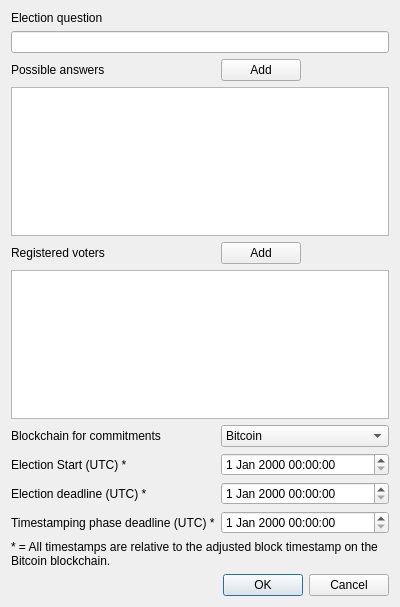
<?xml version="1.0" encoding="UTF-8"?>
<ui version="4.0">
 <class>CreateElectionDialog</class>
 <widget class="QDialog" name="CreateElectionDialog">
  <property name="geometry">
   <rect>
    <x>0</x>
    <y>0</y>
    <width>400</width>
    <height>607</height>
   </rect>
  </property>
  <property name="windowTitle">
   <string>Dialog</string>
  </property>
  <layout class="QFormLayout" name="formLayout">
   <property name="fieldGrowthPolicy">
    <enum>QFormLayout::AllNonFixedFieldsGrow</enum>
   </property>
   <item row="0" column="0">
    <widget class="QLabel" name="label">
     <property name="text">
      <string>Election question</string>
     </property>
    </widget>
   </item>
   <item row="1" column="0" colspan="2">
    <widget class="QLineEdit" name="lineEditQuestion">
     <property name="sizePolicy">
      <sizepolicy hsizetype="Expanding" vsizetype="Fixed">
       <horstretch>0</horstretch>
       <verstretch>0</verstretch>
      </sizepolicy>
     </property>
    </widget>
   </item>
   <item row="2" column="0">
    <widget class="QLabel" name="label_2">
     <property name="text">
      <string>Possible answers</string>
     </property>
    </widget>
   </item>
   <item row="2" column="1">
    <widget class="QPushButton" name="pushButtonAddAnswer">
     <property name="sizePolicy">
      <sizepolicy hsizetype="Fixed" vsizetype="Fixed">
       <horstretch>0</horstretch>
       <verstretch>0</verstretch>
      </sizepolicy>
     </property>
     <property name="text">
      <string>Add</string>
     </property>
    </widget>
   </item>
   <item row="3" column="0" colspan="2">
    <widget class="QListWidget" name="listWidgetAnswers">
     <property name="enabled">
      <bool>true</bool>
     </property>
     <property name="sizePolicy">
      <sizepolicy hsizetype="Expanding" vsizetype="Expanding">
       <horstretch>0</horstretch>
       <verstretch>0</verstretch>
      </sizepolicy>
     </property>
    </widget>
   </item>
   <item row="5" column="0">
    <widget class="QLabel" name="label_3">
     <property name="text">
      <string>Registered voters</string>
     </property>
    </widget>
   </item>
   <item row="5" column="1">
    <widget class="QPushButton" name="pushButtonAddVoter">
     <property name="sizePolicy">
      <sizepolicy hsizetype="Fixed" vsizetype="Fixed">
       <horstretch>0</horstretch>
       <verstretch>0</verstretch>
      </sizepolicy>
     </property>
     <property name="text">
      <string>Add</string>
     </property>
    </widget>
   </item>
   <item row="6" column="0" colspan="2">
    <widget class="QListWidget" name="listWidgetVoters"/>
   </item>
   <item row="7" column="0">
    <widget class="QLabel" name="label_8">
     <property name="text">
      <string>Blockchain for commitments</string>
     </property>
    </widget>
   </item>
   <item row="7" column="1">
    <widget class="QComboBox" name="comboBoxBlockchain">
     <item>
      <property name="text">
       <string>Bitcoin</string>
      </property>
     </item>
     <item>
      <property name="text">
       <string>Bitcoin TESTNET</string>
      </property>
     </item>
    </widget>
   </item>
   <item row="8" column="0">
    <widget class="QLabel" name="label_4">
     <property name="text">
      <string>Election Start (UTC) *</string>
     </property>
    </widget>
   </item>
   <item row="8" column="1">
    <widget class="QDateTimeEdit" name="dateTimeStart">
     <property name="timeSpec">
      <enum>Qt::UTC</enum>
     </property>
    </widget>
   </item>
   <item row="9" column="0">
    <widget class="QLabel" name="label_5">
     <property name="text">
      <string>Election deadline (UTC) *</string>
     </property>
    </widget>
   </item>
   <item row="9" column="1">
    <widget class="QDateTimeEdit" name="dateTimeStop">
     <property name="timeSpec">
      <enum>Qt::UTC</enum>
     </property>
    </widget>
   </item>
   <item row="10" column="0">
    <widget class="QLabel" name="label_6">
     <property name="text">
      <string>Timestamping phase deadline (UTC) *</string>
     </property>
    </widget>
   </item>
   <item row="10" column="1">
    <widget class="QDateTimeEdit" name="dateTimeCommitmentPhaseDeadline">
     <property name="timeSpec">
      <enum>Qt::UTC</enum>
     </property>
    </widget>
   </item>
   <item row="14" column="0" colspan="2">
    <widget class="QLabel" name="label_9">
     <property name="text">
      <string>* = All timestamps are relative to the adjusted block timestamp on the Bitcoin blockchain.</string>
     </property>
     <property name="wordWrap">
      <bool>true</bool>
     </property>
    </widget>
   </item>
   <item row="15" column="0" colspan="2">
    <widget class="QDialogButtonBox" name="buttonBox">
     <property name="orientation">
      <enum>Qt::Horizontal</enum>
     </property>
     <property name="standardButtons">
      <set>QDialogButtonBox::Cancel|QDialogButtonBox::Ok</set>
     </property>
    </widget>
   </item>
  </layout>
 </widget>
 <resources/>
 <connections>
  <connection>
   <sender>buttonBox</sender>
   <signal>accepted()</signal>
   <receiver>CreateElectionDialog</receiver>
   <slot>accept()</slot>
   <hints>
    <hint type="sourcelabel">
     <x>248</x>
     <y>254</y>
    </hint>
    <hint type="destinationlabel">
     <x>157</x>
     <y>274</y>
    </hint>
   </hints>
  </connection>
  <connection>
   <sender>buttonBox</sender>
   <signal>rejected()</signal>
   <receiver>CreateElectionDialog</receiver>
   <slot>reject()</slot>
   <hints>
    <hint type="sourcelabel">
     <x>316</x>
     <y>260</y>
    </hint>
    <hint type="destinationlabel">
     <x>286</x>
     <y>274</y>
    </hint>
   </hints>
  </connection>
 </connections>
</ui>
